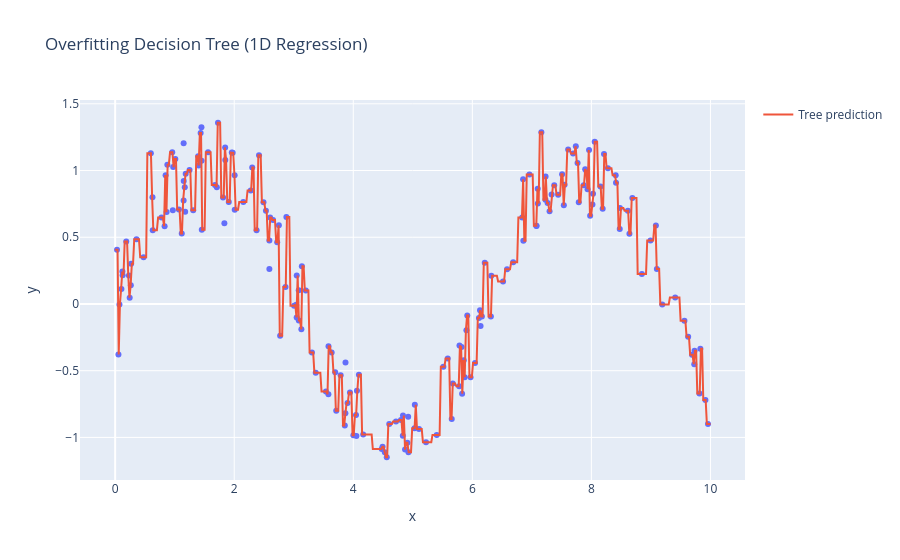

Write notebook code for a chart like this one.
### Markdown cell above
<a class="anchor" id="overfitting"></a>
# 8. Overfitting problem

- Fully grown trees:
    - Fit training data perfectly
    - Every leaf node contains a single observation
    - Generalize poorly (overfitting)

<p align="center">
<img src="pics/binary_tree_25.png" width="600"/>
</p>

### Code cell
np.random.seed(1215)

n = 200
X = np.sort(np.random.uniform(0, 10, n))

y = np.sin(X) + np.random.normal(scale=0.2, size=n)

df = pd.DataFrame({"x": X, "y": y})

tree = DecisionTreeRegressor(max_depth=None, min_samples_split=2, random_state=1218) # node can be split if it has at least two samples
tree.fit(X.reshape(-1,1), y)

X_grid = np.linspace(0, 10, 500).reshape(-1, 1)
y_pred = tree.predict(X_grid)

# scatter of original data
fig = px.scatter(df, x="x", y="y", title="Overfitting Decision Tree (1D Regression)")

# prediction curve
fig.add_scatter(x=X_grid.ravel(),y=y_pred,mode="lines",name="Tree prediction")

fig.show()

### Figure 1 — Plotly figure (JSON) as saved in the notebook; plotly's stock layout.template omitted (floating-point values rounded to 4 significant figures; data arrays with more than 128 entries replaced by an {"elided": "..."} marker saying what was removed)
{"data": [{"hovertemplate": "x=%{x}<br>y=%{y}<extra></extra>", "legendgroup": "", "marker": {"color": "#636efa", "symbol": "circle"}, "mode": "markers", "name": "", "orientation": "v", "showlegend": false, "type": "scatter", "x": {"elided": "200 float values"}, "xaxis": "x", "y": {"elided": "200 float values"}, "yaxis": "y"}, {"mode": "lines", "name": "Tree prediction", "type": "scatter", "x": {"elided": "500 float values"}, "y": {"elided": "500 float values"}}], "layout": {"legend": {"tracegroupgap": 0}, "title": {"text": "Overfitting Decision Tree (1D Regression)"}, "xaxis": {"anchor": "y", "domain": [0, 1], "title": {"text": "x"}}, "yaxis": {"anchor": "x", "domain": [0, 1], "title": {"text": "y"}}}}
